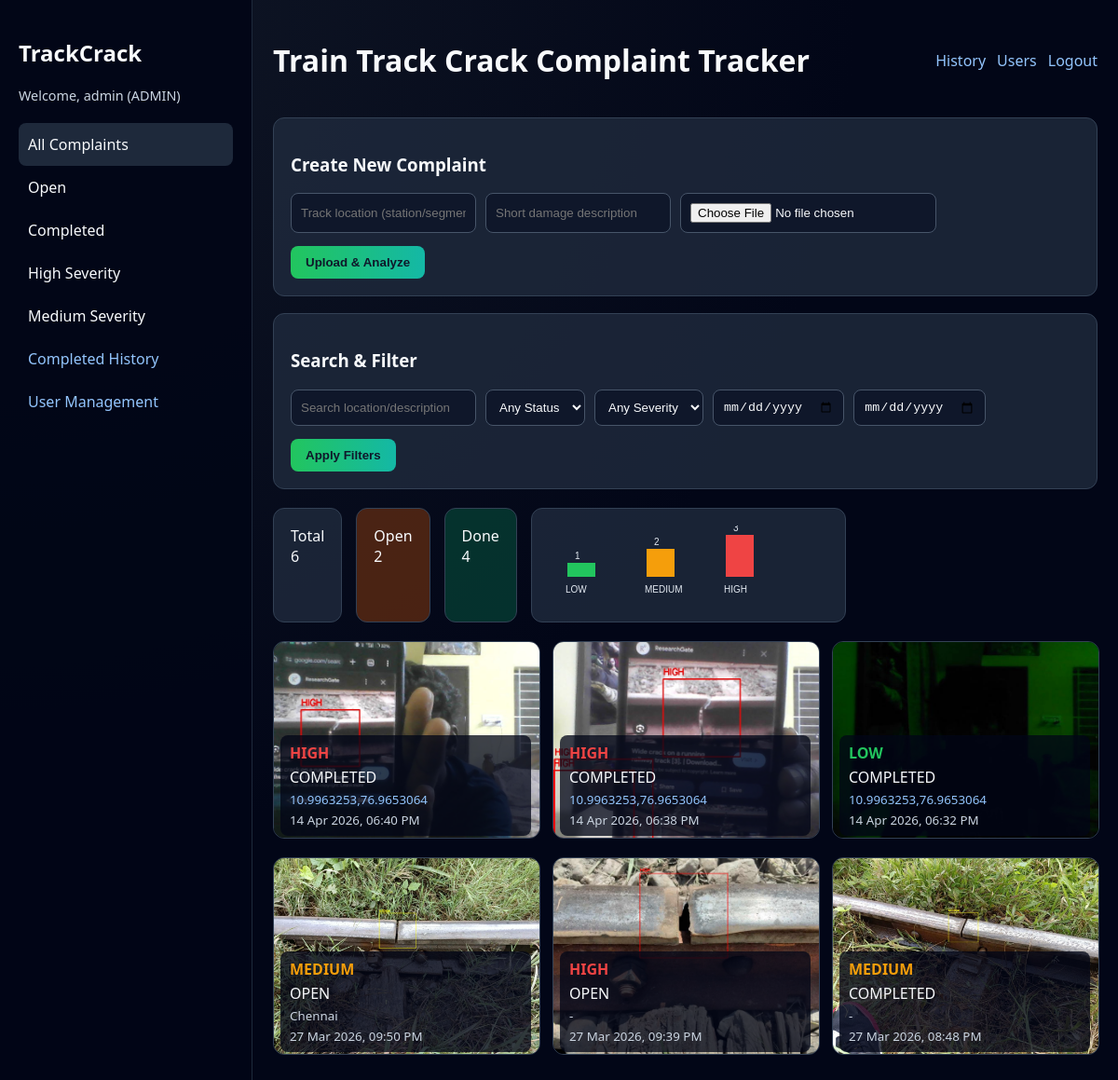
The app's page /dashboard (signed in) with its own data.
### tables this page shows
CREATE TABLE complaints (
        id INTEGER PRIMARY KEY AUTOINCREMENT,
        image TEXT,
        output TEXT,
        severity TEXT,
        status TEXT,
        created_at TEXT,
        completed_at TEXT
    , completed_by TEXT, location TEXT, description TEXT);

### app.py (the view)
@app.route("/dashboard")
def dashboard():
    if "user" not in session:
        return redirect("/")
    search = request.args.get("search", "").strip()
    status = request.args.get("status", "").strip().upper()
    severity = request.args.get("severity", "").strip().upper()
    start_date = request.args.get("start_date", "").strip()
    end_date = request.args.get("end_date", "").strip()
    conn = get_db()
    c = conn.cursor()
    query = """
        SELECT id, image, output, severity, status, created_at, completed_at, completed_by, location, description
        FROM complaints
        WHERE 1=1
    """
    params = []
    if search:
        query += " AND (COALESCE(location, '') LIKE ? OR COALESCE(description, '') LIKE ?)"
        key = f"%{search}%"
        params.extend([key, key])
    if status in {"OPEN", "COMPLETED"}:
        query += " AND status = ?"
        params.append(status)
    if severity in {"LOW", "MEDIUM", "HIGH"}:
        query += " AND severity = ?"
        params.append(severity)
    if start_date:
        query += " AND created_at >= ?"
        params.append(start_date.replace("-", "") + "_000000")
    if end_date:
        query += " AND created_at <= ?"
        params.append(end_date.replace("-", "") + "_235959")
    query += " ORDER BY id DESC"
    c.execute(query, params)
    rows = c.fetchall()
    conn.close()
    data = []
    for row in rows:
        created = datetime.strptime(row[5], "%Y%m%d_%H%M%S").strftime("%d %b %Y, %I:%M %p")
        completed = "-"
        if row[6]:
            completed = datetime.strptime(row[6], "%Y%m%d_%H%M%S").strftime("%d %b %Y, %I:%M %p")
        data.append(
            {
                "id": row[0],
                "image": row[1],
                "output": row[2],
                "severity": row[3],
                "status": row[4],
                "created_at": created,
                "completed_at": completed,
                "completed_by": row[7] or "-",
                "location": row[8] or "-",
                "map_url": to_map_url(row[8] or ""),
                "description": row[9] or "-",
            }
        )
    open_count = sum(1 for item in data if item["status"] == "OPEN")
    completed_count = sum(1 for item in data if item["status"] == "COMPLETED")
    severity_counts = {
        "LOW": sum(1 for item in data if item["severity"] == "LOW"),
        "MEDIUM": sum(1 for item in data if item["severity"] == "MEDIUM"),
        "HIGH": sum(1 for item in data if item["severity"] == "HIGH"),
    }
    can_complete = session.get("role") in {"admin", "supervisor"}
    return render_template(
        "dashboard.html",
        data=data,
        open_count=open_count,
        completed_count=completed_count,
        severity_counts_json=json.dumps(severity_counts),
        filters={
            "search": search,
            "status": status,
            "severity": severity,
            "start_date": start_date,
            "end_date": end_date,
        },
        can_complete=can_complete,
    )

### app.py (called while the page is built)
def get_db():
    return sqlite3.connect(os.path.join(BASE_DIR, "database.db"))

def parse_coordinates(raw_location):
    if not raw_location:
        return None, None
    match = re.search(r"(-?\d+(?:\.\d+)?)\s*,\s*(-?\d+(?:\.\d+)?)", raw_location)
    if not match:
        return None, None
    lat = float(match.group(1))
    lon = float(match.group(2))
    if lat < -90 or lat > 90 or lon < -180 or lon > 180:
        return None, None
    return lat, lon

def to_map_url(raw_location):
    lat, lon = parse_coordinates(raw_location)
    if lat is None:
        return None
    return f"https://www.google.com/maps?q={lat},{lon}"

@app.after_request
def add_cors_headers(response):
    response.headers["Access-Control-Allow-Origin"] = app.config["FRONTEND_ORIGIN"]
    response.headers["Access-Control-Allow-Headers"] = "Content-Type, X-API-Token"
    response.headers["Access-Control-Allow-Methods"] = "GET, POST, OPTIONS"
    return response

### templates/dashboard.html (shortened to what this page needs)
<!DOCTYPE html>
<html>
<head>
    <link rel="stylesheet" href="{{ url_for('static', filename='styles.css') }}">
</head>
<body>
<div class="layout">
    <aside class="sidebar">
        <h2>TrackCrack</h2>
        <p class="muted small">Welcome, {{ session['user'] }} ({{ session['role']|upper }})</p>
        <ul>
            <li class="active" onclick="showAll()">All Complaints</li>
            <li onclick="filterStatus('OPEN')">Open</li>
            <li onclick="filterStatus('COMPLETED')">Completed</li>
            <li onclick="filterSeverity('HIGH')">High Severity</li>
            <li onclick="filterSeverity('MEDIUM')">Medium Severity</li>
            <li><a href="/history">Completed History</a></li>
            {% if session['role'] == 'admin' %}
            <li><a href="/users">User Management</a></li>
            {% endif %}
        </ul>
    </aside>
    <main class="main">
        <div class="topbar">
            <h1>Train Track Crack Complaint Tracker</h1>
            <div class="top-links">
                <a href="/history">History</a>
                {% if session['role'] == 'admin' %}
                <a href="/users">Users</a>
                {% endif %}
                <a href="/logout">Logout</a>
            </div>
        </div>
        <div class="card upload-card">
            <h3>Create New Complaint</h3>
            <form action="/upload" method="post" enctype="multipart/form-data" class="upload-form">
                <input type="text" name="location" placeholder="Track location (station/segment)" required>
                <input type="text" name="description" placeholder="Short damage description" required>
                <input type="file" name="image" accept="image/*" required>
                <button class="btn">Upload & Analyze</button>
            </form>
        </div>
        <div class="card upload-card">
            <h3>Search & Filter</h3>
            <form method="get" action="/dashboard" class="upload-form">
                <input type="text" name="search" placeholder="Search location/description" value="{{ filters.search }}">
                <select name="status">
                    <option value="">Any Status</option>
                </select>
                <select name="severity">
                    <option value="">Any Severity</option>
                </select>
                <input type="date" name="start_date" value="{{ filters.start_date }}">
                <input type="date" name="end_date" value="{{ filters.end_date }}">
                <button class="btn">Apply Filters</button>
            </form>
        </div>
        <div class="stats">
            <div class="card">Total<br>{{ data|length }}</div>
            <div class="card open">Open<br>{{ open_count }}</div>
            <div class="card done">Done<br>{{ completed_count }}</div>
            <div class="card chart-card">
                <canvas id="severityChart" height="70"></canvas>
            </div>
        </div>
        <div class="grid" id="grid">
            {% for row in data %}
            <div class="item"
                 data-status="{{ row.status }}"
                 data-severity="{{ row.severity }}"
                 onclick="openModal(
                    '{{ row.output }}',
                    '{{ row.severity }}',
                    '{{ row.status }}',
                    '{{ row.id }}',
                    '{{ row.created_at }}',
                    '{{ row.completed_at }}',
                    '{{ row.completed_by }}',
                    '{{ row.location }}',
                    '{{ row.description }}'
                 )">
                <img src="/static/outputs/{{ row.output }}">
                <div class="info">
                    <span class="sev {{ row.severity|lower }}">{{ row.severity }}</span>
                    <span>{{ row.status }}</span>
                    <small>
                        {% if row.map_url %}
                        <a href="{{ row.map_url }}" target="_blank" rel="noopener noreferrer">{{ row.location }}</a>
                        {% else %}
                        {{ row.location }}
                        {% endif %}
                    </small>
                    <small>{{ row.created_at }}</small>
                </div>
            </div>
            {% endfor %}
        </div>
    </main>
</div>
</body>
</html>

### static/styles.css (style rules this page uses)
body { margin: 0; font-family: "Segoe UI", sans-serif; background: radial-gradient(circle at top left, #111827, #020617 55%); color: #f8fafc; }
a { color: #93c5fd; text-decoration: none; }
.muted { color: #cbd5e1; }
.small { font-size: 0.9rem; }
.layout { display: flex; min-height: 100vh; }
.sidebar { width: 230px; background: rgba(2, 6, 23, 0.95); border-right: 1px solid #1e293b; padding: 20px; }
.sidebar ul { list-style: none; padding: 0; margin: 20px 0 0; }
.sidebar li { padding: 12px 10px; cursor: pointer; border-radius: 8px; }
.sidebar li:hover, .active { background: #1e293b; }
.main { flex: 1; padding: 22px; }
.topbar { display: flex; justify-content: space-between; align-items: center; }
.top-links { display: flex; gap: 12px; }
.card { background: rgba(30, 41, 59, 0.85); border: 1px solid #334155; padding: 18px; border-radius: 12px; }
.upload-card { margin-top: 18px; }
.upload-form { display: flex; gap: 10px; flex-wrap: wrap; }
.stats { display: flex; gap: 15px; margin: 20px 0; }
.open { background: rgba(120, 53, 15, 0.6); }
.done { background: rgba(6, 78, 59, 0.6); }
.grid { display: grid; grid-template-columns: repeat(auto-fill, minmax(260px, 1fr)); gap: 15px; }
.item { position: relative; cursor: pointer; }
.item img { width: 100%; height: 210px; object-fit: cover; border-radius: 12px; border: 1px solid #334155; transition: transform 0.2s ease; }
.info { position: absolute; bottom: 8px; left: 8px; right: 8px; background: rgba(2, 6, 23, 0.76); border-radius: 8px; padding: 8px 10px; display: grid; gap: 4px; }
.info small { color: #cbd5e1; }
.sev.low { color: #22c55e; font-weight: 700; }
.sev.medium { color: #f59e0b; font-weight: 700; }
.sev.high { color: #ef4444; font-weight: 700; }
.btn { margin-top: 4px; padding: 10px 16px; background: linear-gradient(90deg, #22c55e, #14b8a6); border: none; border-radius: 8px; color: #0f172a; cursor: pointer; font-weight: 700; }
input { padding: 10px; border-radius: 8px; border: 1px solid #475569; background: #0f172a; color: #f8fafc; }
select { padding: 10px; border-radius: 8px; border: 1px solid #475569; background: #0f172a; color: #f8fafc; }
.chart-card { min-width: 300px; }

### records on screen
complaints: output (picture), severity "HIGH", status "COMPLETED", location "10.9963253,76.9653064", created_at "14 Apr 2026, 06:40 PM"
complaints: output (picture), severity "HIGH", status "COMPLETED", location "10.9963253,76.9653064", created_at "14 Apr 2026, 06:38 PM"
complaints: output (picture), severity "LOW", status "COMPLETED", location "10.9963253,76.9653064", created_at "14 Apr 2026, 06:32 PM"
complaints: output (picture), severity "MEDIUM", status "OPEN", location "Chennai", created_at "27 Mar 2026, 09:50 PM"
complaints: output (picture), severity "HIGH", status "OPEN", location "-", created_at "27 Mar 2026, 09:39 PM"
complaints: output (picture), severity "MEDIUM", status "COMPLETED", location "-", created_at "27 Mar 2026, 08:48 PM"

### other values on screen
{{ session['user'] }} "admin"
{{ session['role']|upper }} "ADMIN"
{{ data|length }} "6"
{{ open_count }} "2"
{{ completed_count }} "4"
